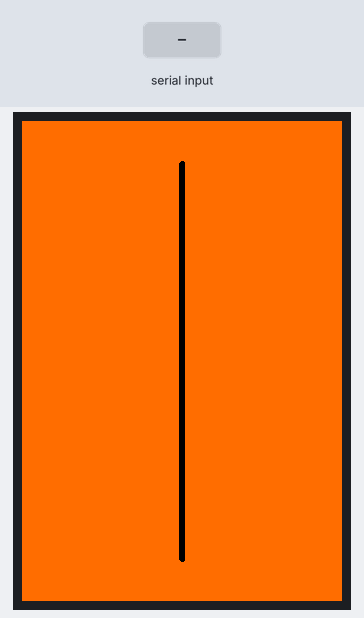
Recording of a sketch running on a simulated Arduino Uno, built with avr-gcc and run on an emulated ATmega328P. Parts: 320×480 colour display. The inputs (shaded band) are chosen by the test bench.

Above: at 1.5 s.
1.6 s: byte 30 received over Serial
At 2.2 s:
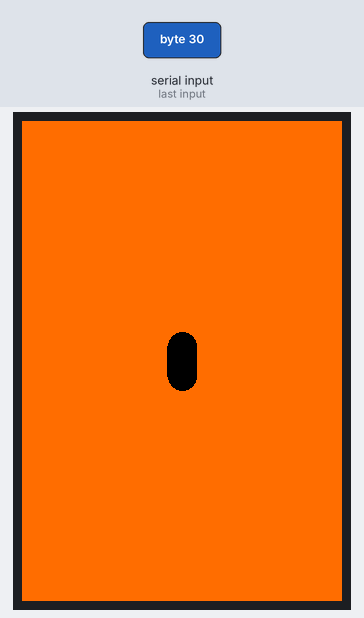
3.2 s: byte 90 received over Serial
At 4.4 s:
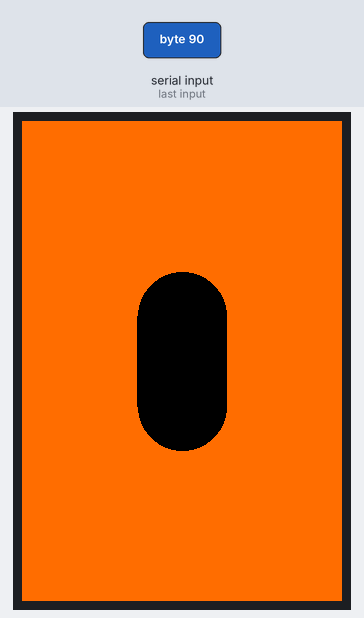
4.8 s: byte 120 received over Serial
At 6.3 s:
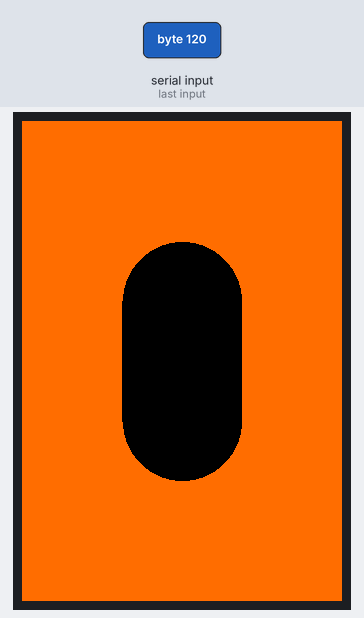
Timing chart, 0 to 7.8 s (numbered marks = the images above; inputs shaded):
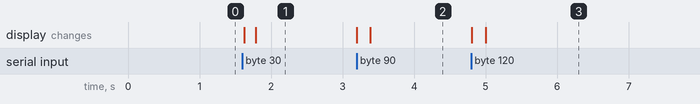

The sketch:

mouthController.ino
```cpp
#include <LCDWIKI_GUI.h> //Core graphics library
#include <LCDWIKI_KBV.h> //Hardware-specific library

#define BLACK   0x0000
#define BLUE    0x001F
#define RED     0xF800
#define GREEN   0x07E0
#define CYAN    0x07FF
#define MAGENTA 0xF81F
#define YELLOW  0xFFE0
#define WHITE   0xFFFF
#define ORANGE  0xFB60

#define fill_color BLACK
#define background_color ORANGE
//the definiens of 16bit mode as follow:
//if the IC model is known or the modules is unreadable,you can use this constructed function
LCDWIKI_KBV mylcd(ILI9486,40,38,39,-1,41); //model,cs,cd,wr,rd,reset

int mouthWidth;
int mouthHeight;
int currentMouthWidth;
int currentMouthHeight;
int rateOfChange;

void setup()
{
  mouthWidth = 5;
  mouthHeight = 400;
  rateOfChange = 0;
  currentMouthWidth = mouthWidth;
  currentMouthHeight = mouthHeight;

  Serial.begin(115200);
  mylcd.Init_LCD();

  mylcd.Fill_Screen(background_color);
  generateFace();
}

void loop() {
  if (Serial.available()) {
    mouthWidth = Serial.read()+Serial.read();
    mouthHeight = Serial.read()+Serial.read();

    if (Serial.available()){
      while (Serial.available() > 0) {
          int junk = Serial.read();
        }
      Serial.println(0);
    }
  }

  if (adjustCurrentValues()){
    mylcd.Fill_Screen(background_color);
    generateFace();
  }
  delay(30);
}

void generateFace()
{
  mylcd.Set_Draw_color(fill_color);

  int radius = currentMouthWidth/2;
  int rectangleWidth = currentMouthWidth;
  int rectangleHeight = currentMouthHeight-(2*radius);
  int horizontalSpacer = (mylcd.Get_Display_Width()-rectangleWidth)/2;
  int verticalSpacer = (mylcd.Get_Display_Height()-rectangleHeight)/2;

  mylcd.Fill_Circle(mylcd.Get_Display_Width()/2, verticalSpacer, radius);
  mylcd.Fill_Circle(mylcd.Get_Display_Width()/2, verticalSpacer+rectangleHeight, radius);
  mylcd.Fill_Rectangle(horizontalSpacer,verticalSpacer,horizontalSpacer+rectangleWidth,verticalSpacer+rectangleHeight);
}

//Returns true if values need adjusting
bool adjustCurrentValues() {
  bool changeNeeded = false;
  if (mouthWidth != currentMouthWidth) {
    currentMouthWidth = mouthWidth; //temp
    changeNeeded = true;
  }

  if (mouthHeight != currentMouthHeight) {
    currentMouthHeight = mouthHeight; //temp
    changeNeeded = true;
  }
  return changeNeeded;
}
```

Measured:
- after the input at 1.6 s, the display: first changes at once (image 1 shows a later state)
- after the input at 3.2 s, the display: first changes at once (image 2 shows a later state)
- after the input at 4.8 s, the display: first changes at once (image 3 shows a later state)
